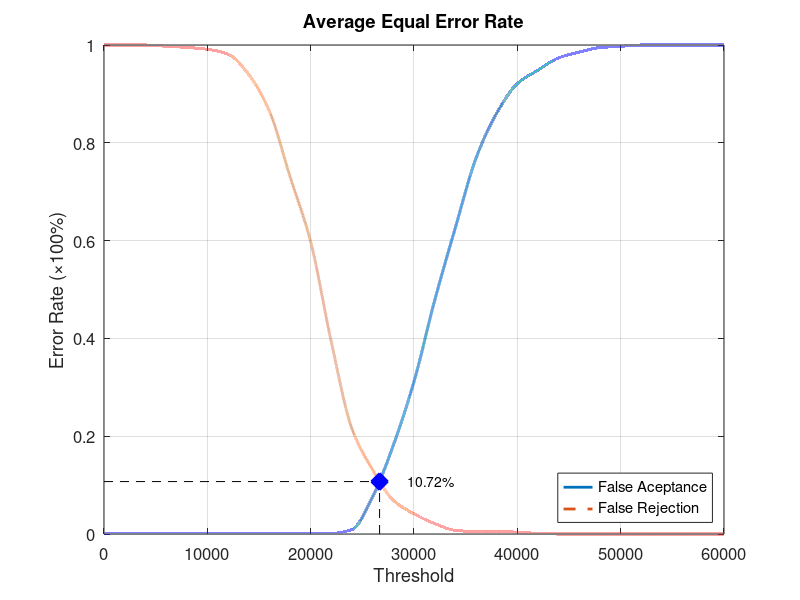
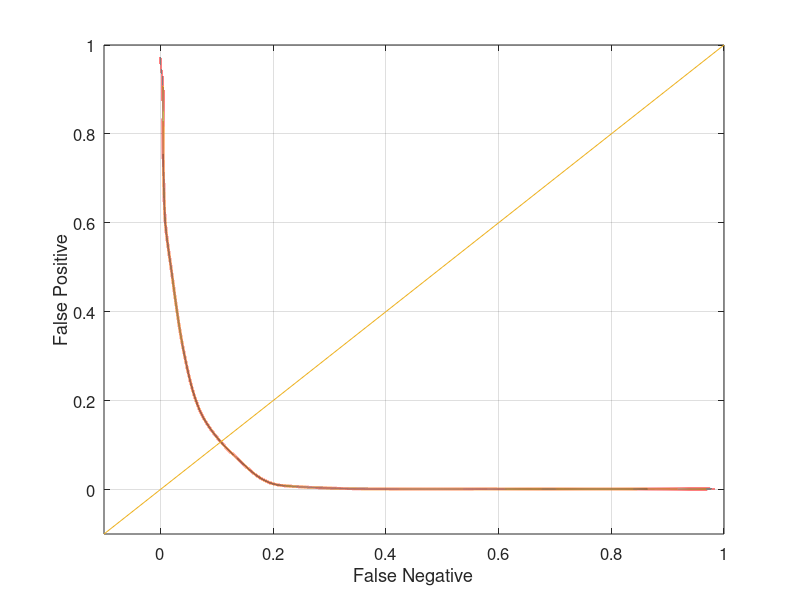

MATLAB code for these plots, in order:
function yEER = Experiment1Average
close all;
clear;
clc;
x = 0:2000:60000;
xq = 0:0.5:60000;

y0 = [0 0.00131579 0.00131579 0.00131579 0.00131579 0.00131579 0.00131579 0.00131579 0.00131579 0.00131579 0.00131579 0.00131579 0.00921053 0.0763158 0.181579 0.311842 0.477632 0.626316 0.768421 0.860526 0.921053 0.948684 0.973684 0.985526 0.994737 0.997368 1 1 1 1 1];
yy0 = interp1(x, y0, xq, 'pchip');
y1 = [1 1 1 0.9975 0.995 0.99125 0.98125 0.94 0.865 0.73125 0.5975 0.3925 0.215 0.13125 0.06875 0.04125 0.02125 0.0075 0.005 0.005 0.00375 0.00125 0 0 0 0 0 0 0 0 0];
yy1 = interp1(x, y1, xq, 'pchip');

% Calculating EER: 
y2 = abs(y0 - y1);
find(y2 == min(y2))
yy2 = abs(yy0 - yy1);
xEER = find(yy2 == min(yy2));
xEERIndex = xq(xEER) % X-axis EER
yEER = yy0(xEER) % Y-axis EER

main = figure
plot(xq, yy0,'-','LineWidth', 2);	hold on
plot(xq, yy1,'--','LineWidth', 2);	hold on
plot([xEERIndex xEERIndex], [0 yEER], 'k--');	hold on
plot([0 xEERIndex], [yEER yEER], 'k--');	hold on
plot(xEERIndex, yEER, 'bx', 'LineWidth', 10);	hold on
text(xEERIndex + 10 * xEERIndex / 100, yEER, [num2str(round((10000 * yEER)) / 100) '%'])
legend('False Aceptance', 'False Rejection', 'Location', 'SouthEast')
xlabel('Threshold')
ylabel('Error Rate (\times100%)')
title('Average Equal Error Rate')
set(gca, 'FontSize', 12)
axis([0 60000 0 1])
grid on

print(main, 'Experiment1AverageMain', '-dpng');
FNRxFPR = figure('Color', [1 1 1]);
plot(yy1, yy0, '-', yy1, yy0, 'LineWidth', 2);
hold on
y = -0.1:0.1:1
plot(y, y); 
set(gca, 'FontSize', 12)
xlabel('False Negative')
ylabel('False Positive')
axis([-0.1 1 -0.1 1])
set(gca, 'FontSize', 12)
grid on

print(FNRxFPR, 'Experiment1AverageFNRxFPR','-dpng');
end
